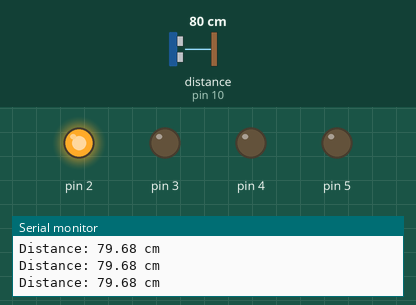
The sketch below on a simulated Arduino Uno, built with avr-gcc and run on an emulated ATmega328P. Shown: output pins drawn as LEDs (lit = HIGH), the last lines printed to the serial monitor. Wiring (inferred from the names in the program): ultrasonic range finder: trigger pin 9; echo pin 10. The test bench sets the inputs (shaded band); at power-on: distance to the obstacle (sensor on pin 10) 80 cm. The echo pulse lasts 58.3 µs per cm; pins used as bus, display or sensor lines are not drawn.

Above: at 1.2 s.
1.3 s: distance to the obstacle (sensor on pin 10) set to 22 cm
2.8 s: distance to the obstacle (sensor on pin 10) set to 19 cm
At 3.6 s:
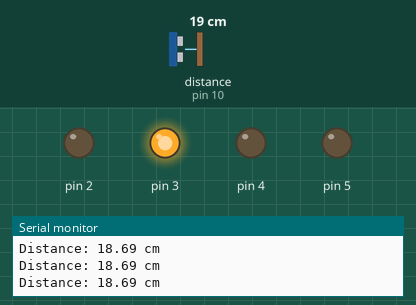
4.3 s: distance to the obstacle (sensor on pin 10) set to 12 cm
7.3 s: distance to the obstacle (sensor on pin 10) set to 9 cm
At 8.6 s:
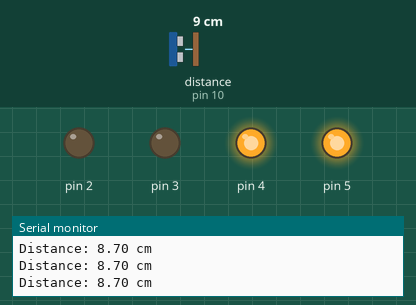
9.0 s: distance to the obstacle (sensor on pin 10) set to 18 cm
At 10.3 s:
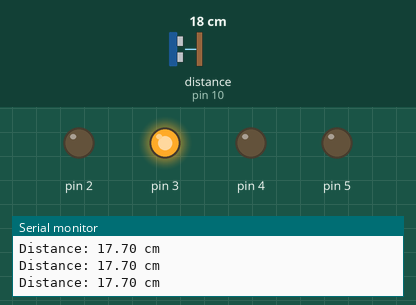
10.6 s: distance to the obstacle (sensor on pin 10) set to 2 cm
At 12.1 s:
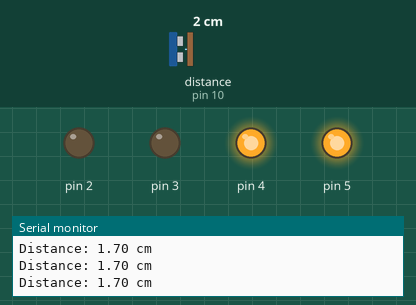
Timing chart, 0 to 13.2 s (numbered marks = the images above; inputs shaded):
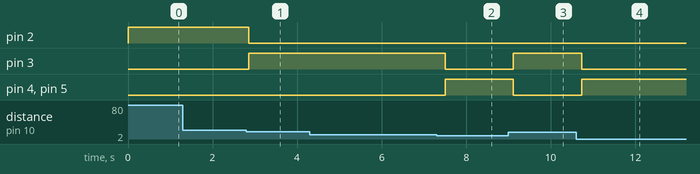

Measured:
- the behaviour switches between 21 and 20 cm on distance to the obstacle (sensor on pin 10) (found by bisection; images 0 and 1)
- the behaviour switches between 11 and 10 cm on distance to the obstacle (sensor on pin 10) (found by bisection; images 1 and 2)
- after the input at 2.8 s, pin 2: HIGH → LOW after 0.06 s; pin 3: LOW → HIGH after 0.06 s
- after the input at 7.3 s, pin 3: HIGH → LOW after 0.20 s; pin 4, pin 5: LOW → HIGH after 0.20 s
- after the input at 9.0 s, pin 3: LOW → HIGH after 0.11 s; pin 4, pin 5: HIGH → LOW after 0.11 s
- after the input at 10.6 s, pin 3: HIGH → LOW after 0.13 s; pin 4, pin 5: LOW → HIGH after 0.13 s

The sketch:

parking.assist.ino
```cpp
const int trigPin = 9;
const int echoPin = 10;
long duration;
float distance;

void setup() {

  Serial.begin(9600);

  pinMode(trigPin, OUTPUT);
  pinMode(echoPin, INPUT);

  pinMode(2, OUTPUT);
  pinMode(3, OUTPUT);
  pinMode(4, OUTPUT);
  pinMode(5, OUTPUT);
}

void loop() {

  // Send ultrasonic pulse
  digitalWrite(trigPin, LOW);
  delayMicroseconds(2);

  digitalWrite(trigPin, HIGH);
  delayMicroseconds(10);

  digitalWrite(trigPin, LOW);

  // Read echo
  duration = pulseIn(echoPin, HIGH);

  // Calculate distance
  distance = duration * 0.0343 / 2;

  Serial.print("Distance: ");
  Serial.print(distance);
  Serial.println(" cm");

  // Parking Logic
  if (distance > 20) {

    digitalWrite(2, HIGH);
    digitalWrite(3, LOW);
    digitalWrite(4, LOW);
    digitalWrite(5, LOW);
  }

  else if (distance > 10) {

    digitalWrite(2, LOW);
    digitalWrite(3, HIGH);
    digitalWrite(4, LOW);
    digitalWrite(5, LOW);
  }

  else {

    digitalWrite(2, LOW);
    digitalWrite(3, LOW);
    digitalWrite(4, HIGH);
    digitalWrite(5, HIGH);
  }

  delay(200);
}
```
